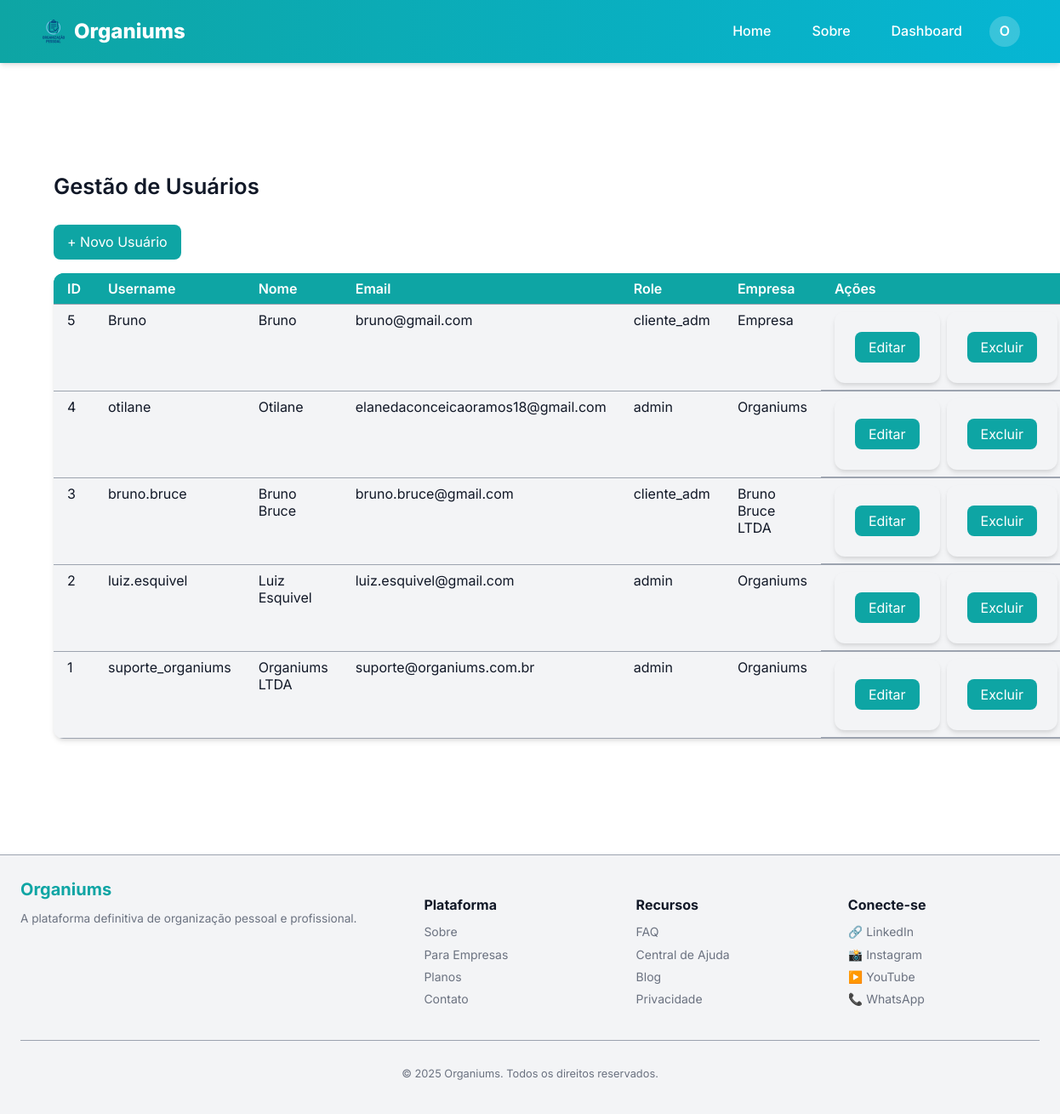
Page /admin/usuarios (signed in) on the committed database.
### models.py (models this page shows, shortened)
class User(UserMixin, db.Model):
    __tablename__ = "user"
    id = db.Column(db.Integer, primary_key=True)
    username = db.Column(db.String(50), unique=True, index=True, nullable=False)
    name = db.Column(db.String(120), nullable=False)
    email = db.Column(db.String(120), unique=True, index=True, nullable=False)
    password_hash = db.Column(db.String(128))
    avatar = db.Column(db.String(200))
    role = db.Column(db.String(30), default="cliente", nullable=False)
    company_id = db.Column(db.Integer, db.ForeignKey('company.id'), nullable=True)
    def is_admin(self):
        return self.role == "admin"

class Company(db.Model):
    __tablename__ = "company"
    id = db.Column(db.Integer, primary_key=True)
    name = db.Column(db.String(200), unique=True, nullable=False)
    slug = db.Column(db.String(200), unique=True, nullable=True)
    created_at = db.Column(db.DateTime, default=db.func.current_timestamp())
    users = db.relationship('User', backref='company', lazy='dynamic')

### app/views.py (the view)
@bp.route('/admin/usuarios')
@login_required
def admin_usuarios():
    if not current_user.is_admin():
        abort(403)
    usuarios = User.query.order_by(User.id.desc()).all()
    register_log("Acesso à gestão de usuários")
    return render_template('admin/usuarios_list.html', usuarios=usuarios)

### app/utils.py (called while the page is built)
def register_log(action, status="ok"):
    user_id = current_user.id if current_user.is_authenticated else None
    ip_address = request.remote_addr
    log = Log(
        user_id=user_id,
        action=action,
        ip_address=ip_address,
        status=status
    )
    db.session.add(log)
    db.session.commit()

### manage.py (called while the page is built)
def create_app(config_object=None):
    app = Flask(__name__, template_folder='app/templates', static_folder='app/static')
    app.config.from_object(config_object or Config)
    db.init_app(app)
    migrate.init_app(app, db)
    login.init_app(app)
    from models import User
    @login.user_loader
    def load_user(user_id):
        return User.query.get(int(user_id))
    from app.views import bp as app_bp
    from api.views import bp as api_bp
    app.register_blueprint(app_bp)
    app.register_blueprint(api_bp, url_prefix='/api')
    app.config['MAX_CONTENT_LENGTH'] = 2 * 1024 * 1024
    register_error_handlers(app)
    @app.shell_context_processor
    def make_shell_context():
        return {'db': db, 'User': User}
    return app

### app/templates/admin/usuarios_list.html (shortened to what this page needs)
{% extends 'base.html' %}
{% block include_css %}
<link rel="stylesheet" href="{{ url_for('static', filename='css/admin_usuarios.css') }}">
{% endblock %}
{% block content %}
<div class="usuarios-container">
  <h2>Gestão de Usuários</h2>
  <a href="{{ url_for('app_bp.admin_usuario_novo') }}" class="btn">+ Novo Usuário</a>
<table class="usuarios-table">
  <thead>
    <tr>
      <th>ID</th>
      <th>Username</th>
      <th>Nome</th>
      <th>Email</th>
      <th>Role</th>
      <th>Empresa</th>
      <th style="min-width:140px;">Ações</th>
    </tr>
  </thead>
  <tbody>
    {% for u in usuarios %}
    <tr>
      <td>{{ u.id }}</td>
      <td>{{ u.username }}</td>
      <td>{{ u.name }}</td>
      <td>{{ u.email }}</td>
      <td>{{ u.role }}</td>
      <td>{{ u.company.name }}</td>
      <td class="acoes-col">
        <form action="{{ url_for('app_bp.admin_usuario_editar', user_id=u.id) }}" method="GET" class="inline-form">
          <button type="submit" class="btn-sm">Editar</button>
        </form>
        <form action="{{ url_for('app_bp.admin_usuario_excluir', user_id=u.id) }}" method="POST" style="display:inline;">
          <button type="submit" class="btn-sm danger" onclick="return confirm('Tem certeza que deseja excluir?');">Excluir</button>
        </form>
      </td>
    </tr>
    {% else %}
    <tr>
      <td colspan="7">Nenhum usuário cadastrado.</td>
    </tr>
    {% endfor %}
  </tbody>
</table>
</div>
{% endblock %}

### app/templates/components/header.html (shortened to what this page needs)
<header class="site-header">
  <div class="header-wrap">
    <a class="brand" href="{{ url_for('app_bp.home') }}">
      <img class="brand-logo" src="{{ url_for('static', filename='img/logo.png') }}" alt="Organiums" width="32" height="32">
      Organiums
    </a>
    <nav class="desktop-nav">
      <a class="nav-link" href="{{ url_for('app_bp.home') }}">Home</a>
      <a class="nav-link" href="{{ url_for('app_bp.about') }}">Sobre</a>
      {% if current_user.is_authenticated %}
        <a class="nav-link" href="{{ url_for('app_bp.dashboard') }}">Dashboard</a>
        <div class="user-menu">
          {% if current_user.avatar %}
            <img src="{{ current_user.avatar }}" alt="Avatar de {{ current_user.name }}" width="32" height="32" class="user-avatar">
          {% else %}
            <div class="user-avatar placeholder-avatar">{{ current_user.name[0]|upper }}</div>
          {% endif %}
        </div>
      {% else %}
        <a class="nav-link" href="{{ url_for('app_bp.login') }}">Entrar</a>
        <a class="nav-link" href="{{ url_for('app_bp.register') }}">Cadastrar</a>
      {% endif %}
    </nav>
  </div>
</header>

### app/static/css/main.css (style rules this page uses)
* { box-sizing: border-box; }
body { font-family: var(--font-base); background: var(--bg); color: var(--fg); margin: 0; padding: 0; line-height: var(--line-height); }
button { background: var(--brand-primary); border: none; color: #fff; padding: var(--spacing-sm) var(--spacing-md); border-radius: var(--radius); cursor: pointer; transition: var(--transition); }
input, button { font: inherit; }

### app/static/css/admin_usuarios.css (style rules this page uses)
.usuarios-container { max-width: var(--container-width); margin: var(--spacing-xl) auto; padding: var(--spacing-lg); }
.usuarios-container h2 { margin-bottom: var(--spacing-lg); font-size: 1.6rem; font-weight: 600; }
.btn { display: inline-block; background: var(--brand-primary); color: white; padding: var(--spacing-sm) var(--spacing-md); border-radius: var(--radius); text-decoration: none; margin-bottom: var(--spacing-md); transition: var(--transition); }
.usuarios-container form { background: var(--bg-light); padding: var(--spacing-lg); border-radius: var(--radius-lg); box-shadow: var(--shadow); max-width: 600px; }
form button { background: var(--brand-primary); padding: var(--spacing-sm) var(--spacing-md); border: none; border-radius: var(--radius); color: white; cursor: pointer; float: right; transition: var(--transition); }
.usuarios-table { width: 100%; border-collapse: collapse; background: var(--bg-light); box-shadow: var(--shadow); border-radius: var(--radius-lg); overflow: hidden; }
.usuarios-table th, .usuarios-table td { padding: var(--spacing-sm) var(--spacing-md); text-align: left; border-bottom: 1px solid var(--muted-light); color: var(--fg); }
.usuarios-table th { background: var(--brand-primary); color: #fff; font-weight: 600; }
.usuarios-table tr:nth-child(even) { background: rgba(0, 0, 0, 0.03); }
.usuarios-table tr:nth-child(even) { background: var(--bg-light); }
.acoes-col { display: flex; gap: 8px; align-items: center; }
.inline-form { display: inline-block; margin: 0; }

### app/static/css/vars.css (style rules this page uses)
:root { --bg: #ffffff; --fg: #111827; --bg-light: #f3f4f6; --muted: #6b7280; --muted-light: #9ca3af; --border: #e5e7eb; --surface: #ffffff; --brand-primary: #0ea5a4; --brand-secondary: #06b6d4; --brand-dark: #0d9488; --success: #10b981; --success-bg: #d1fae5; --danger: #ef4444; --danger-bg: #fee2e2; --warning: #f59e0b; --warning-bg: #fef3c7; --info: #3b82f6; --info-bg: #dbeafe; --font-base: 'Inter', system-ui, Arial, sans-serif; --font-alt: 'Inter', system-ui, Arial, sans-serif; --text-xs: 0.75rem; --text-sm: 0.875rem; --text-md: 1rem; --text-lg: 1.125rem; --text-xl: 1.25rem; --text-2xl: 1.5rem; --text-3xl: 1.875rem; --line-height: 1.6; --container-width: 1200px; --spacing-xs: 4px; --spacing-sm: 8px; --spacing-md: 16px; --spacing-lg: 24px; --spacing-xl: 32px; --spacing-2xl: 48px; --radius: 8px; --radius-lg: 12px; --radius-full: 9999px; --shadow: 0 4px 6px -1px rgba(0, 0, 0, 0.1), 0 2px 4px -1px rgba(0, 0, 0, 0.06); --shadow-md: 0 10px 15px -3px rgba(0, 0, 0, 0.1), 0 4px 6px -2px rgba(0, 0, 0, 0.05); --shadow-lg: 0 20px 25px -5px rgba(0, 0, 0, 0.1), 0 10px 10px -5px rgba(0, 0, 0, 0.04); --transition: all 0.3s ease; --modal-bg: var(--surface); --overlay-bg: rgba(0, 0, 0, 0.6); }

### app/static/css/components/header.css (style rules this page uses)
.site-header { background: linear-gradient(90deg, var(--brand-primary), var(--brand-secondary)); color: white; position: sticky; top: 0; z-index: 1000; box-shadow: var(--shadow); }
.header-wrap { max-width: var(--container-width); margin: 0 auto; display: flex; justify-content: space-between; align-items: center; padding: var(--spacing-md) var(--spacing-lg); }
.brand { font-weight: 800; color: white; text-decoration: none; font-size: 1.5rem; display: flex; align-items: center; gap: var(--spacing-sm); }
.brand-logo { height: 32px; width: auto; }
.desktop-nav { display: flex; align-items: center; gap: var(--spacing-md); }
.nav-link { color: white; text-decoration: none; font-weight: 500; padding: var(--spacing-sm) var(--spacing-md); border-radius: var(--radius); transition: var(--transition); position: relative; }
.nav-link::after { content: ''; position: absolute; bottom: 0; left: 50%; width: 0; height: 2px; background-color: white; transition: var(--transition); transform: translateX(-50%); }
.user-menu { display: flex; align-items: center; gap: var(--spacing-sm); position: relative; }
.user-avatar { width: 36px; height: 36px; border-radius: 50%; background-color: rgba(255, 255, 255, 0.2); display: flex; align-items: center; justify-content: center; font-weight: 600; cursor: pointer; }

### rows in the picture
User: name "O", id "4", username "otilane", name "Otilane", email "elanedaconceicaoramos18@gmail.com", role "admin", company.name "Organiums"
User: id "5", username "Bruno", name "Bruno", email "bruno@gmail.com", role "cliente_adm", company.name "Empresa"
User: id "3", username "bruno.bruce", name "Bruno Bruce", email "bruno.bruce@gmail.com", role "cliente_adm", company.name "Bruno Bruce LTDA"
User: id "2", username "luiz.esquivel", name "Luiz Esquivel", email "luiz.esquivel@gmail.com", role "admin", company.name "Organiums"
User: id "1", username "suporte_organiums", name "Organiums LTDA", email "suporte@organiums.com.br", role "admin", company.name "Organiums"

### other values in the picture
{{ current_year|default(2025) }} "2025"
